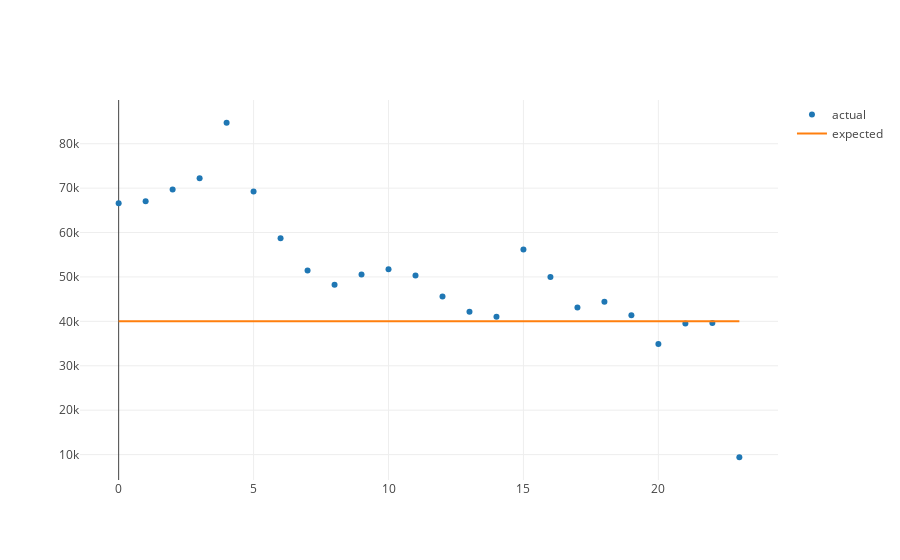

Notebook source saved alongside this figure:
### Markdown cell above
Now let's use it to generate a line like we have above.

### Code cell
y_hats = list(map(lambda x: 40000, months_since_september))
model = {'x': months_since_september, 'y': y_hats, 'name':'expected'}
iplot([scatter, model])

### Figure 1 — Plotly figure (JSON) as saved in the notebook; plotly's stock layout.template omitted (floating-point values rounded to 4 significant figures)
{"data": [{"mode": "markers", "name": "actual", "type": "scatter", "uid": "1be4504c-5eb1-4bba-8011-145881516a46", "x": [0, 1, 2, 3, 4, 5, 6, 7, 8, 9, 10, 11, 12, 13, 14, 15, 16, 17, 18, 19, 20, 21, 22, 23], "y": [66609, 67048, 69664, 72238, 84721, 69224, 58697, 51430, 48239, 50574, 51707, 50305, 45590, 42180, 41054, 56182, 49965, 43094, 44414, 41393, 34903, 39535, 39627, 9400]}, {"name": "expected", "type": "scatter", "uid": "535e5c4e-e97f-4cbb-8b90-f408b3f70324", "x": [0, 1, 2, 3, 4, 5, 6, 7, 8, 9, 10, 11, 12, 13, 14, 15, 16, 17, 18, 19, 20, 21, 22, 23], "y": [40000, 40000, 40000, 40000, 40000, 40000, 40000, 40000, 40000, 40000, 40000, 40000, 40000, 40000, 40000, 40000, 40000, 40000, 40000, 40000, 40000, 40000, 40000, 40000]}], "layout": {"autosize": true, "xaxis": {"autorange": true, "range": [-1.417, 24.42], "type": "linear"}, "yaxis": {"autorange": true, "range": [3883.0, 90240.0], "type": "linear"}}}
